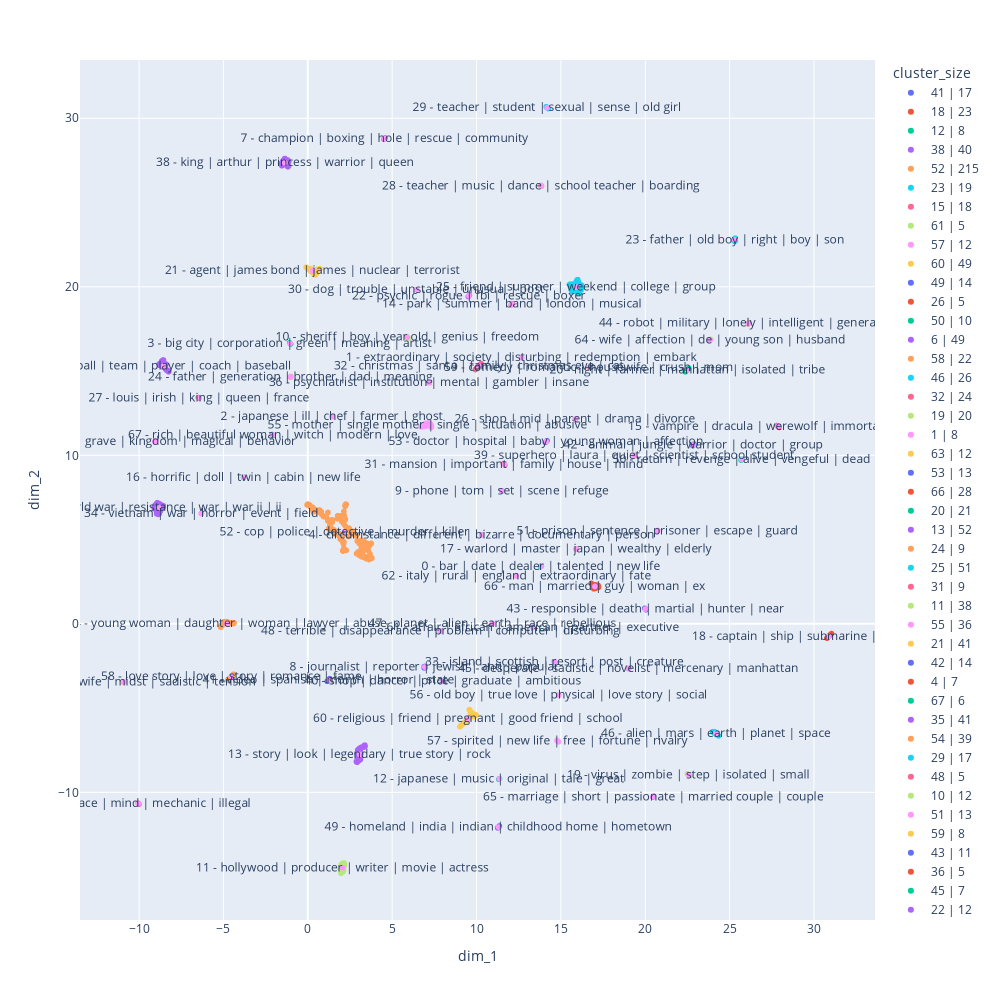

Write notebook code for a chart like this one.
### Code cell
fig = model.visualize_clusters(search=None, width=1000, height=1000, fit_clusters=True, density_plot=True)
fig.show()
